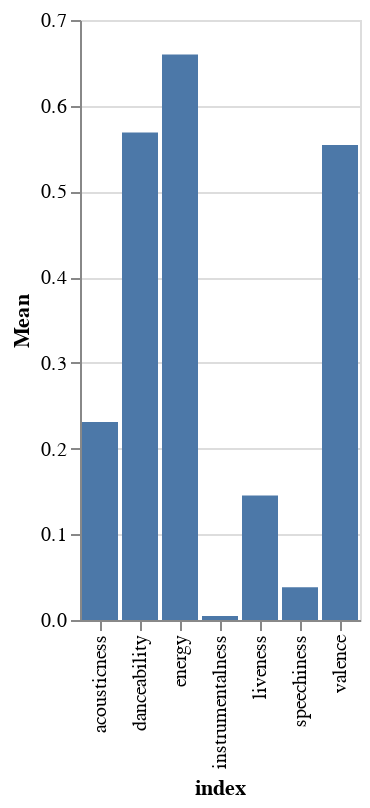

Source (notebook cell):
### Code cell
import altair as alt

source = pd.DataFrame(audioFeaturesDF.drop(columns=['timeSignature', 'tempo', 'loudness']))
source = pd.DataFrame(source.mean(axis=0), columns=['Mean']).reset_index()
alt.Chart(source).mark_bar().encode(x='index', y='Mean')
# source

### Figure 1 — Vega-Lite specification as saved in the notebook (floating-point values rounded to 4 significant figures)
{"config": {"view": {"continuousWidth": 400, "continuousHeight": 300}}, "data": {"name": "data-891b9c630f06795ea77384d5125ecfe5"}, "mark": "bar", "encoding": {"x": {"type": "nominal", "field": "index"}, "y": {"type": "quantitative", "field": "Mean"}}, "$schema": "https://vega.github.io/schema/vega-lite/v4.8.1.json", "datasets": {"data-891b9c630f06795ea77384d5125ecfe5": [{"index": "acousticness", "Mean": 0.231}, {"index": "danceability", "Mean": 0.5687}, {"index": "energy", "Mean": 0.6598}, {"index": "instrumentalness", "Mean": 0.004715}, {"index": "liveness", "Mean": 0.1453}, {"index": "speechiness", "Mean": 0.03832}, {"index": "valence", "Mean": 0.5542}]}}
